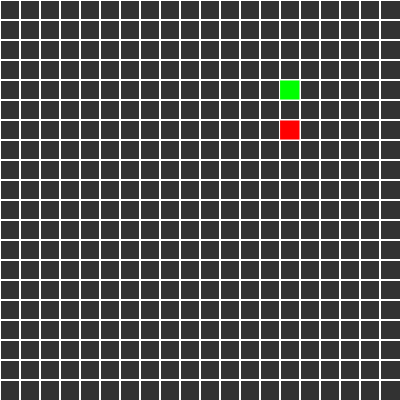
Frame 1 (no input)
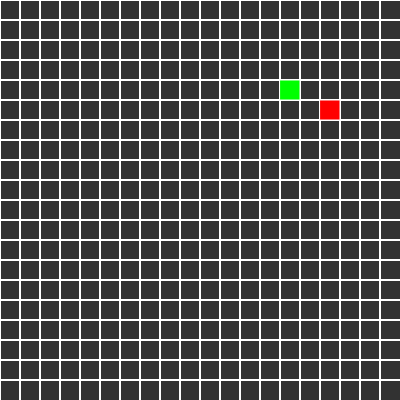
Frame 2 (the mouse pressed at the canvas centre, redrawn once)

The p5.js sketch that drew these frames (run headless with seeded random() and noise() and a simulated clock; the mouse was pressed at the canvas centre and the sketch redrawn once):

// p5.js sketch
// ── sketch.js
"use strict";

const cellWidth = 20;
const cellHeight = cellWidth;
const cellRows = 20;
const cellCols = 20;
let grid = new Array(cellCols);
let player = {
  type: "player"
};

function setup() {
  createCanvas(cellWidth * cellCols, cellHeight * cellRows);
  
  for(let i = 0; i < cellCols; i++) {
    grid[i] = new Array(cellRows);
  }
  
  for(let i = 0; i < cellCols; i++) {
    for(let j = 0; j < cellRows; j++) {
      grid[i][j] = { 
        type: "empty",
        "i": i,
        "j": j
      };
    }
  }
  
  noLoop();

  let playerCol = int(random(cellCols))
  let playerRow = int(random(cellRows))
  
  grid[playerCol][[playerRow]] = player;
  player.i = playerCol;
  player.j = playerRow;
}

function draw() {
  background(51);
  
  background(50);
  stroke(255);

  for (let i = 0; i < cellCols; i++) {
    for (let j = 0; j < cellRows; j++) {
      line(i * cellWidth, 0, i * cellWidth, height);
      line(0, j * cellHeight, width, j * cellHeight);

      if(grid[i][j].type === "player") {
        grid[i][j].drawPlayer();
      }
    }
  }

  fill(255, 0, 0);
  rect(
    int(random(cellCols)) * cellWidth,
    int(random(cellRows)) * cellHeight,
    cellWidth,
    cellHeight
  );
  
  player.drawPlayer();
}

function keyReleased() {
  if (keyCode === UP_ARROW) {
      player.moveUp();
    } else if (keyCode === DOWN_ARROW) {
      player.moveDown();
    } else if (keyCode === LEFT_ARROW) {
      player.moveLeft();
    } else if (keyCode === RIGHT_ARROW) {
      player.moveRight();
    }
  
    redraw();
}

player.drawPlayer = function() {
  push();
  fill(0, 255, 0);
  console.log(this);
  rect(this.i * cellWidth, this.j * cellHeight, cellWidth, cellHeight);
  pop();
}

player.moveUp = function () {
  if(player.j > 0) {
      player.j--;
  }
}

player.moveRight = function () {
  if(player.i < (cellCols-1)) {
    player.i++;
  }
}

player.moveDown = function() {
  if(player.j < (cellRows-1)) {
    player.j++;
  }
}

player.moveLeft = function() {
  if(player.i > 0) {
    player.i--;
  }
}
